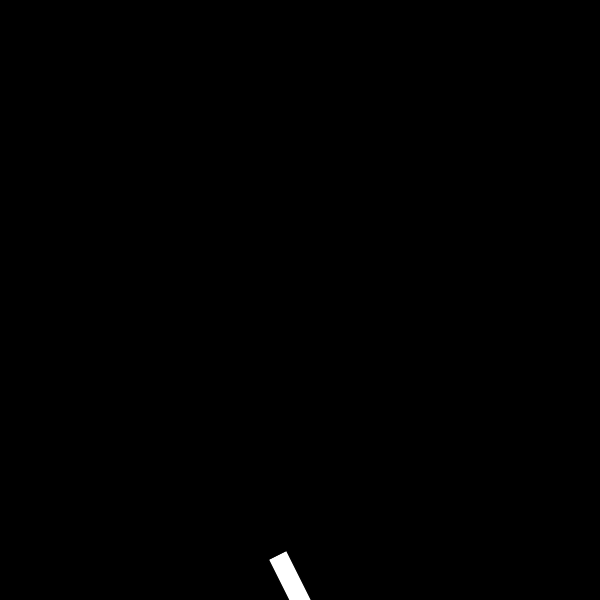
Frame 1 (no input)
Frame 60 (the mouse pressed at the canvas centre just before this capture): identical to frame 1, image omitted
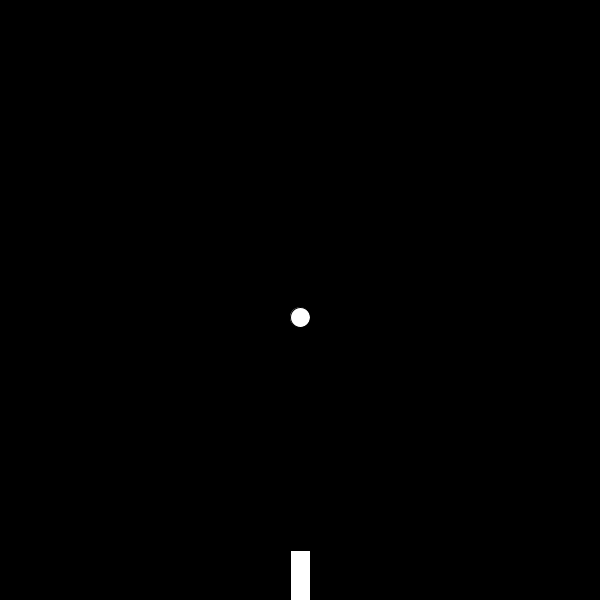
Frame 120 (the mouse held since frame 60 and released just before this capture)

The Processing sketch that drew these frames (run headless with seeded random() and noise(); from frame 60 on, the mouse is pressed at the canvas centre):

// Processing sketch: theVectorCannon
// ── theVectorCannon.pde
Cannon theCannon;

void setup() {
  size(600, 600);
  theCannon = new Cannon();
}

void draw() {
  background(0);

  theCannon.pointAtMouse();
  theCannon.display();
}

void mousePressed() {
  theCannon.fire();
}
// ── Ball.pde
class Ball {
  PVector location, velocity, gravity;
  float radius;

  Ball(PVector startingLocation, PVector _velocity) {
    location = startingLocation;
    velocity = _velocity;
    radius = 10;
    gravity = new PVector(0, 0.075);
  }

  void display() {
    ellipse(location.x, location.y, radius*2, radius*2);
  }

  void move() {
    velocity.add(gravity);
    location.add(velocity);
  }

  boolean isFinished() {
    if (location.x > width + radius || location.x < 0 - radius ||
        location.y > height + radius || location.y < 0 - radius) {
      return true;
    } else {
      return false;
    }
  }
}
// ── Cannon.pde
class Cannon {
  PVector location, target, dir;
  ArrayList<Ball> theBalls;

  Cannon() {
    theBalls = new ArrayList<Ball>();
    location = new PVector(width/2, height);
    target = new PVector(mouseX, mouseY);
  }

  void display() {
    displayBalls();

    fill(255);
    pushMatrix();
      translate(location.x, location.y);
      rotate( dir.heading() );
      rectMode(CENTER);
      rect(0, 0, 100, 20);
    popMatrix();
  }

  void pointAtMouse() {
    target = new PVector(mouseX, mouseY);
    dir = PVector.sub(target, location);
  }

  void fire() {
    if (theBalls.size() < 5 ) {
      PVector location = new PVector(width/2, height);
      PVector target = new PVector(mouseX, mouseY);
      PVector dir = PVector.sub(target, location);
      dir.normalize();
      dir.mult(7);

      theBalls.add( new Ball(location, dir) );
    }
  }

  void displayBalls() {
    for (int i=theBalls.size()-1; i>=0; i--) {
      Ball b = theBalls.get(i);
      if (b.isFinished() ) {
        theBalls.remove(i);
      } else {
        b.move();
        b.display();
      }
    }
  }
}
